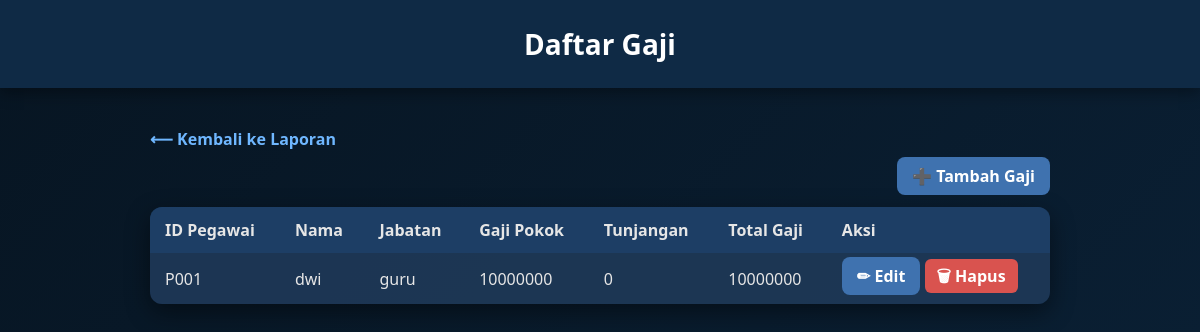
/laporan/gaji/, run on an earlier commit of the app's database.
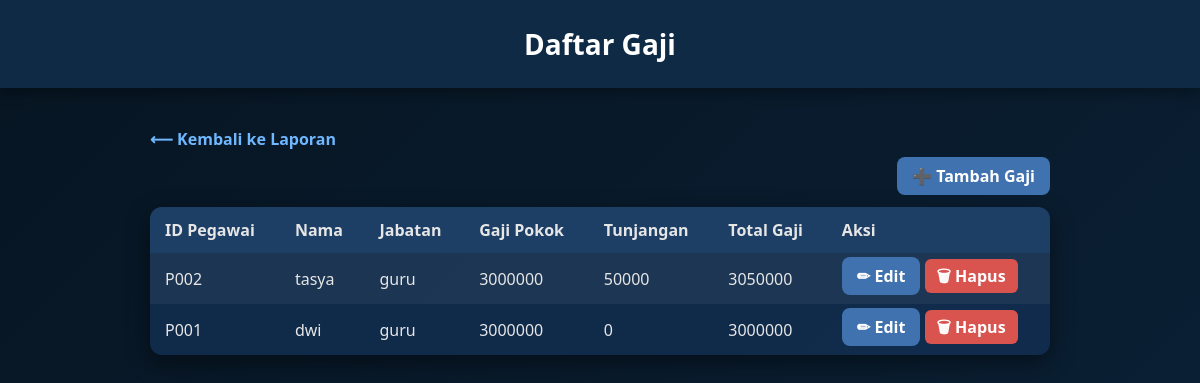
And on a later commit of the database.
### laporan/models.py (models this page shows, shortened)
class Gaji(models.Model):
    pegawai = models.ForeignKey(Pegawai, on_delete=models.CASCADE)     # Pegawai penerima gaji
    nama_pegawai = models.CharField(max_length=255, blank=True)        # Nama pegawai
    gaji_pokok = models.PositiveIntegerField(default=0)                # Gaji pokok
    tunjangan_jabatan = models.PositiveIntegerField(default=0)         # Tunjangan jabatan
    keterangan_tunjangan = models.CharField(max_length=255, blank=True, null=True)   # Keterangan tambahan
    @property
    def total_gaji(self):
        return self.gaji_pokok + self.tunjangan_jabatan

### admin_app/models.py (models this page shows, shortened)
class Pegawai(models.Model):
    id_pegawai = models.CharField(max_length=10, unique=True, editable=False)
    JABATAN_CHOICES = [
        ("guru", "Guru"),
        ("staff", "Staff"),
        ("admin", "Admin"),
    ]
    nama = models.CharField(max_length=200)
    jabatan = models.CharField(max_length=20, choices=JABATAN_CHOICES)
    gaji_pokok = models.IntegerField(default=0)

### laporan/views.py (the view)
# urls.py: path("gaji/", views.gaji_list, name="gaji_list"),
def gaji_list(request):
    gaji = Gaji.objects.all()
    return render(request, "laporan/gaji_list.html", {"gaji": gaji})

### laporan/templates/laporan/gaji_list.html (shortened to what this page needs)
<!DOCTYPE html>
<html lang="en">
<head>
</head>
<body>
<header>Daftar Gaji</header>
<div class="wrapper">
    <a href="{% url 'laporan_home' %}" class="back">⟵ Kembali ke Laporan</a>
    <div style="text-align:right; margin-bottom:20px;">
        <a href="{% url 'gaji_tambah' %}" class="button">➕ Tambah Gaji</a>
    </div>
    <table>
        <tr>
            <th>ID Pegawai</th>
            <th>Nama</th>
            <th>Jabatan</th>
            <th>Gaji Pokok</th>
            <th>Tunjangan</th>
            <th>Total Gaji</th>
            <th>Aksi</th>
        </tr>
        {% for g in gaji %}
        <tr>
            <td>{{ g.pegawai.id_pegawai }}</td>
            <td>{{ g.pegawai.nama }}</td>
            <td>{{ g.pegawai.jabatan }}</td>
            <td>{{ g.gaji_pokok }}</td>
            <td>{{ g.tunjangan_jabatan }}</td>
            <td>{{ g.total_gaji }}</td>
            <td>
                <a href="{% url 'gaji_edit' g.pk %}" class="button">✏ Edit</a>
                <a href="{% url 'gaji_hapus' g.pk %}" class="button-delete">🗑 Hapus</a>
            </td>
        </tr>
        {% empty %}
        <tr>
            <td colspan="7" style="text-align:center;">Belum ada data gaji</td>
        </tr>
        {% endfor %}
    </table>
</div>
</body>
</html>

### laporan/templates/laporan/gaji_list.html (style rules this page uses)
body { margin: 0; font-family: "Segoe UI", sans-serif; background: linear-gradient(135deg, #071522, #0a1f33); color: #e6e6e6; }
header { background: #0f2a45; padding: 25px 0; text-align: center; font-size: 28px; font-weight: 600; color: #fff; box-shadow: 0 4px 15px rgba(0,0,0,0.4); }
.wrapper { max-width: 900px; margin: 40px auto; padding: 0 20px; }
a.back { display: inline-block; margin-bottom: 15px; color: #6fb7ff; text-decoration: none; font-weight: bold; }
a.button { padding: 8px 15px; background: #3f72af; color: white; border-radius: 8px; text-decoration: none; font-weight: bold; }
.button-delete { background-color: #d9534f; color: white; padding: 6px 12px; border-radius: 6px; text-decoration: none; font-weight: bold; transition: 0.2s; }
table { width: 100%; border-collapse: collapse; background: rgba(17,45,78,0.9); border-radius: 12px; overflow: hidden; box-shadow: 0 8px 25px rgba(0,0,0,0.45); }
th, td { padding: 12px 15px; text-align: left; }
th { background: rgba(31,65,105,0.9); }
tr:nth-child(even) { background: rgba(255,255,255,0.05); }

What changed in the data, as far as the page shows it:
removed Gaji: pegawai.id_pegawai "P001", pegawai.nama "dwi", pegawai.jabatan "guru", gaji_pokok "10000000", tunjangan_jabatan "0", total_gaji "10000000"
added Gaji: pegawai.id_pegawai "P002", pegawai.nama "tasya", pegawai.jabatan "guru", gaji_pokok "3000000", tunjangan_jabatan "50000", total_gaji "3050000"
added Gaji: pegawai.id_pegawai "P001", pegawai.nama "dwi", pegawai.jabatan "guru", gaji_pokok "3000000", tunjangan_jabatan "0", total_gaji "3000000"
